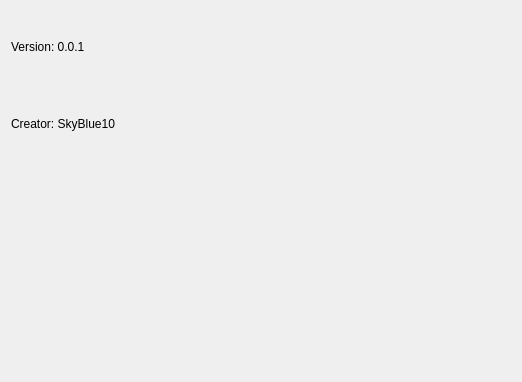
<?xml version="1.0" encoding="utf-8"?>
<ui version="4.0">
	<class>AboutSettingsClass</class>
	<widget class="QWidget" name="AboutSettingsClass">
		<property name="geometry">
			<rect>
				<x>0</x>
				<y>0</y>
				<width>522</width>
				<height>382</height>
			</rect>
		</property>
		<property name="windowTitle">
			<string>AboutSettings</string>
		</property>
		<layout class="QVBoxLayout" name="verticalLayout" stretch="1,1,3">
			<item>
				<widget class="QLabel" name="label">
					<property name="text">
						<string>Version: 0.0.1</string>
					</property>
				</widget>
			</item>
			<item>
				<widget class="QLabel" name="label_2">
					<property name="text">
						<string>Creator: SkyBlue10</string>
					</property>
				</widget>
			</item>
			<item>
				<spacer name="verticalSpacer">
					<property name="orientation">
						<enum>Qt::Vertical</enum>
					</property>
					<property name="sizeHint" stdset="0">
						<size>
							<width>20</width>
							<height>40</height>
						</size>
					</property>
				</spacer>
			</item>
		</layout>
	</widget>
	<layoutdefault spacing="6" margin="11"/>
	<resources/>
	<connections/>
</ui>
